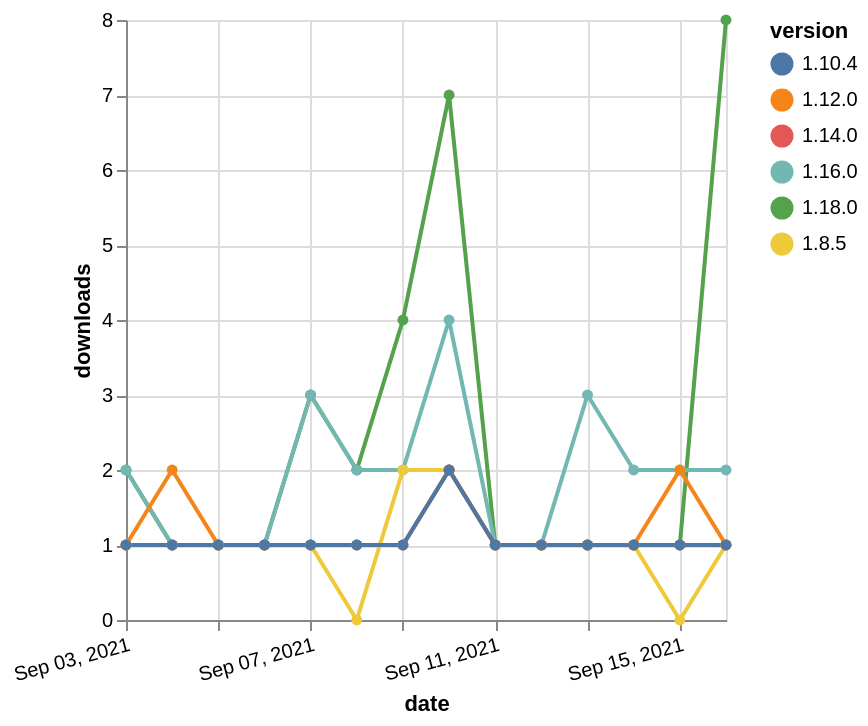

Express this chart as Vega-Lite.
### Vega-Lite specification from a JSON file in a GitHub repository (floating-point values rounded to 4 significant figures)
{"$schema": "https://vega.github.io/schema/vega-lite/v5.json", "description": "A simple bar chart with embedded data.", "data": {"values": [{"date": "2021-09-03", "total": 314, "delta": 2, "version": "1.18.0"}, {"date": "2021-09-04", "total": 315, "delta": 1, "version": "1.18.0"}, {"date": "2021-09-05", "total": 316, "delta": 1, "version": "1.18.0"}, {"date": "2021-09-06", "total": 317, "delta": 1, "version": "1.18.0"}, {"date": "2021-09-07", "total": 320, "delta": 3, "version": "1.18.0"}, {"date": "2021-09-08", "total": 322, "delta": 2, "version": "1.18.0"}, {"date": "2021-09-09", "total": 326, "delta": 4, "version": "1.18.0"}, {"date": "2021-09-10", "total": 333, "delta": 7, "version": "1.18.0"}, {"date": "2021-09-11", "total": 334, "delta": 1, "version": "1.18.0"}, {"date": "2021-09-12", "total": 335, "delta": 1, "version": "1.18.0"}, {"date": "2021-09-13", "total": 336, "delta": 1, "version": "1.18.0"}, {"date": "2021-09-14", "total": 337, "delta": 1, "version": "1.18.0"}, {"date": "2021-09-15", "total": 338, "delta": 1, "version": "1.18.0"}, {"date": "2021-09-16", "total": 346, "delta": 8, "version": "1.18.0"}, {"date": "2021-09-03", "total": 698, "delta": 2, "version": "1.16.0"}, {"date": "2021-09-04", "total": 699, "delta": 1, "version": "1.16.0"}, {"date": "2021-09-05", "total": 700, "delta": 1, "version": "1.16.0"}, {"date": "2021-09-06", "total": 701, "delta": 1, "version": "1.16.0"}, {"date": "2021-09-07", "total": 704, "delta": 3, "version": "1.16.0"}, {"date": "2021-09-08", "total": 706, "delta": 2, "version": "1.16.0"}, {"date": "2021-09-09", "total": 708, "delta": 2, "version": "1.16.0"}, {"date": "2021-09-10", "total": 712, "delta": 4, "version": "1.16.0"}, {"date": "2021-09-11", "total": 713, "delta": 1, "version": "1.16.0"}, {"date": "2021-09-12", "total": 714, "delta": 1, "version": "1.16.0"}, {"date": "2021-09-13", "total": 717, "delta": 3, "version": "1.16.0"}, {"date": "2021-09-14", "total": 719, "delta": 2, "version": "1.16.0"}, {"date": "2021-09-15", "total": 721, "delta": 2, "version": "1.16.0"}, {"date": "2021-09-16", "total": 723, "delta": 2, "version": "1.16.0"}, {"date": "2021-09-03", "total": 405, "delta": 1, "version": "1.8.5"}, {"date": "2021-09-04", "total": 406, "delta": 1, "version": "1.8.5"}, {"date": "2021-09-05", "total": 407, "delta": 1, "version": "1.8.5"}, {"date": "2021-09-06", "total": 408, "delta": 1, "version": "1.8.5"}, {"date": "2021-09-07", "total": 409, "delta": 1, "version": "1.8.5"}, {"date": "2021-09-08", "total": 409, "delta": 0, "version": "1.8.5"}, {"date": "2021-09-09", "total": 411, "delta": 2, "version": "1.8.5"}, {"date": "2021-09-10", "total": 413, "delta": 2, "version": "1.8.5"}, {"date": "2021-09-11", "total": 414, "delta": 1, "version": "1.8.5"}, {"date": "2021-09-12", "total": 415, "delta": 1, "version": "1.8.5"}, {"date": "2021-09-13", "total": 416, "delta": 1, "version": "1.8.5"}, {"date": "2021-09-14", "total": 417, "delta": 1, "version": "1.8.5"}, {"date": "2021-09-15", "total": 417, "delta": 0, "version": "1.8.5"}, {"date": "2021-09-16", "total": 418, "delta": 1, "version": "1.8.5"}, {"date": "2021-09-03", "total": 296, "delta": 1, "version": "1.14.0"}, {"date": "2021-09-04", "total": 297, "delta": 1, "version": "1.14.0"}, {"date": "2021-09-05", "total": 298, "delta": 1, "version": "1.14.0"}, {"date": "2021-09-06", "total": 299, "delta": 1, "version": "1.14.0"}, {"date": "2021-09-07", "total": 300, "delta": 1, "version": "1.14.0"}, {"date": "2021-09-08", "total": 301, "delta": 1, "version": "1.14.0"}, {"date": "2021-09-09", "total": 302, "delta": 1, "version": "1.14.0"}, {"date": "2021-09-10", "total": 304, "delta": 2, "version": "1.14.0"}, {"date": "2021-09-11", "total": 305, "delta": 1, "version": "1.14.0"}, {"date": "2021-09-12", "total": 306, "delta": 1, "version": "1.14.0"}, {"date": "2021-09-13", "total": 307, "delta": 1, "version": "1.14.0"}, {"date": "2021-09-14", "total": 308, "delta": 1, "version": "1.14.0"}, {"date": "2021-09-15", "total": 309, "delta": 1, "version": "1.14.0"}, {"date": "2021-09-16", "total": 310, "delta": 1, "version": "1.14.0"}, {"date": "2021-09-03", "total": 337, "delta": 1, "version": "1.12.0"}, {"date": "2021-09-04", "total": 339, "delta": 2, "version": "1.12.0"}, {"date": "2021-09-05", "total": 340, "delta": 1, "version": "1.12.0"}, {"date": "2021-09-06", "total": 341, "delta": 1, "version": "1.12.0"}, {"date": "2021-09-07", "total": 342, "delta": 1, "version": "1.12.0"}, {"date": "2021-09-08", "total": 343, "delta": 1, "version": "1.12.0"}, {"date": "2021-09-09", "total": 344, "delta": 1, "version": "1.12.0"}, {"date": "2021-09-10", "total": 346, "delta": 2, "version": "1.12.0"}, {"date": "2021-09-11", "total": 347, "delta": 1, "version": "1.12.0"}, {"date": "2021-09-12", "total": 348, "delta": 1, "version": "1.12.0"}, {"date": "2021-09-13", "total": 349, "delta": 1, "version": "1.12.0"}, {"date": "2021-09-14", "total": 350, "delta": 1, "version": "1.12.0"}, {"date": "2021-09-15", "total": 352, "delta": 2, "version": "1.12.0"}, {"date": "2021-09-16", "total": 353, "delta": 1, "version": "1.12.0"}, {"date": "2021-09-03", "total": 244, "delta": 1, "version": "1.10.4"}, {"date": "2021-09-04", "total": 245, "delta": 1, "version": "1.10.4"}, {"date": "2021-09-05", "total": 246, "delta": 1, "version": "1.10.4"}, {"date": "2021-09-06", "total": 247, "delta": 1, "version": "1.10.4"}, {"date": "2021-09-07", "total": 248, "delta": 1, "version": "1.10.4"}, {"date": "2021-09-08", "total": 249, "delta": 1, "version": "1.10.4"}, {"date": "2021-09-09", "total": 250, "delta": 1, "version": "1.10.4"}, {"date": "2021-09-10", "total": 252, "delta": 2, "version": "1.10.4"}, {"date": "2021-09-11", "total": 253, "delta": 1, "version": "1.10.4"}, {"date": "2021-09-12", "total": 254, "delta": 1, "version": "1.10.4"}, {"date": "2021-09-13", "total": 255, "delta": 1, "version": "1.10.4"}, {"date": "2021-09-14", "total": 256, "delta": 1, "version": "1.10.4"}, {"date": "2021-09-15", "total": 257, "delta": 1, "version": "1.10.4"}, {"date": "2021-09-16", "total": 258, "delta": 1, "version": "1.10.4"}]}, "width": "container", "mark": {"type": "line", "point": {"filled": true}}, "encoding": {"x": {"field": "date", "type": "temporal", "timeUnit": "yearmonthdate", "title": "date", "axis": {"labelAngle": -15}}, "y": {"field": "delta", "type": "quantitative", "title": "downloads"}, "color": {"field": "version", "type": "nominal"}, "tooltip": {"field": "delta"}}}
